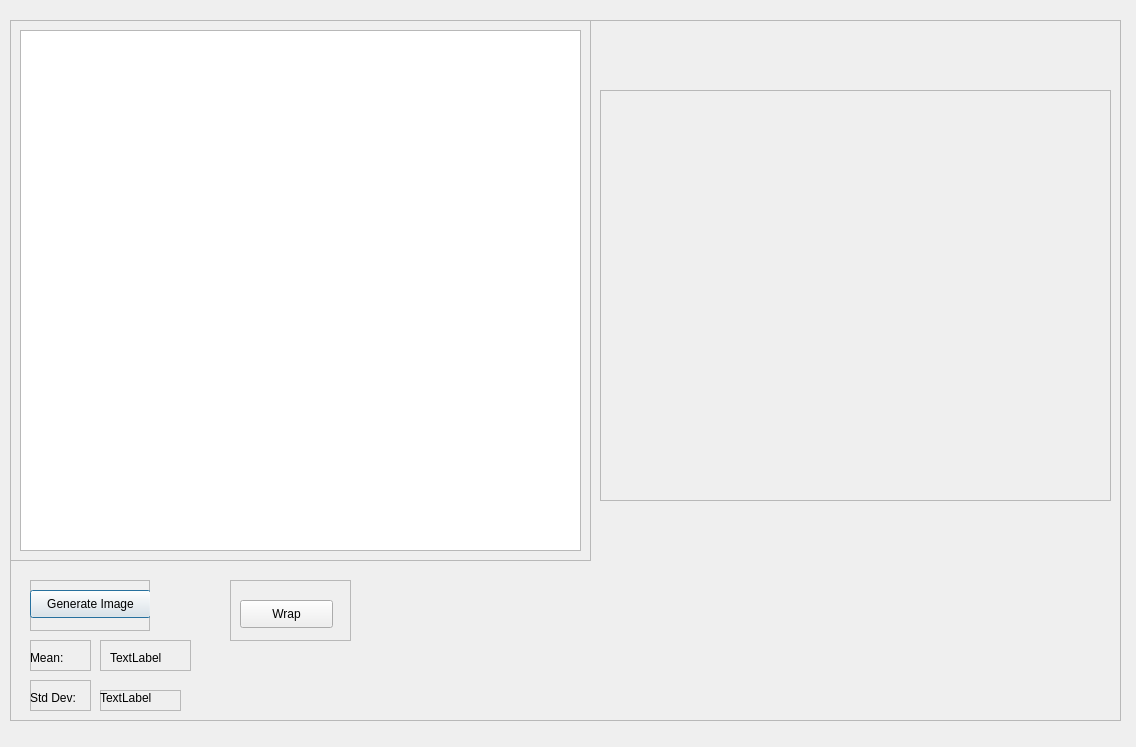
<?xml version="1.0" encoding="UTF-8"?>
<ui version="4.0">
 <class>Dialog</class>
 <widget class="QDialog" name="Dialog">
  <property name="geometry">
   <rect>
    <x>0</x>
    <y>0</y>
    <width>1136</width>
    <height>747</height>
   </rect>
  </property>
  <property name="windowTitle">
   <string>Dialog</string>
  </property>
  <widget class="QFrame" name="frame">
   <property name="geometry">
    <rect>
     <x>10</x>
     <y>20</y>
     <width>1111</width>
     <height>701</height>
    </rect>
   </property>
   <property name="frameShape">
    <enum>QFrame::StyledPanel</enum>
   </property>
   <property name="frameShadow">
    <enum>QFrame::Raised</enum>
   </property>
   <widget class="QFrame" name="frame_2">
    <property name="geometry">
     <rect>
      <x>590</x>
      <y>70</y>
      <width>511</width>
      <height>411</height>
     </rect>
    </property>
    <property name="frameShape">
     <enum>QFrame::StyledPanel</enum>
    </property>
    <property name="frameShadow">
     <enum>QFrame::Raised</enum>
    </property>
    <widget class="QWidget" name="gridLayoutWidget">
     <property name="geometry">
      <rect>
       <x>9</x>
       <y>10</y>
       <width>491</width>
       <height>391</height>
      </rect>
     </property>
     <layout class="QGridLayout" name="gridLayout"/>
    </widget>
   </widget>
   <widget class="QFrame" name="frame_3">
    <property name="geometry">
     <rect>
      <x>0</x>
      <y>0</y>
      <width>581</width>
      <height>541</height>
     </rect>
    </property>
    <property name="frameShape">
     <enum>QFrame::StyledPanel</enum>
    </property>
    <property name="frameShadow">
     <enum>QFrame::Raised</enum>
    </property>
    <widget class="QGraphicsView" name="graphicsView">
     <property name="geometry">
      <rect>
       <x>10</x>
       <y>10</y>
       <width>561</width>
       <height>521</height>
      </rect>
     </property>
    </widget>
   </widget>
   <widget class="QFrame" name="frame_4">
    <property name="geometry">
     <rect>
      <x>20</x>
      <y>560</y>
      <width>120</width>
      <height>51</height>
     </rect>
    </property>
    <property name="frameShape">
     <enum>QFrame::StyledPanel</enum>
    </property>
    <property name="frameShadow">
     <enum>QFrame::Raised</enum>
    </property>
    <widget class="QPushButton" name="btn_generate">
     <property name="geometry">
      <rect>
       <x>0</x>
       <y>10</y>
       <width>121</width>
       <height>28</height>
      </rect>
     </property>
     <property name="text">
      <string>Generate Image</string>
     </property>
    </widget>
   </widget>
   <widget class="QFrame" name="frame_5">
    <property name="geometry">
     <rect>
      <x>20</x>
      <y>620</y>
      <width>61</width>
      <height>31</height>
     </rect>
    </property>
    <property name="frameShape">
     <enum>QFrame::StyledPanel</enum>
    </property>
    <property name="frameShadow">
     <enum>QFrame::Raised</enum>
    </property>
    <widget class="QLabel" name="Mean">
     <property name="geometry">
      <rect>
       <x>0</x>
       <y>10</y>
       <width>81</width>
       <height>16</height>
      </rect>
     </property>
     <property name="text">
      <string>Mean:</string>
     </property>
    </widget>
   </widget>
   <widget class="QFrame" name="frame_6">
    <property name="geometry">
     <rect>
      <x>90</x>
      <y>620</y>
      <width>91</width>
      <height>31</height>
     </rect>
    </property>
    <property name="frameShape">
     <enum>QFrame::StyledPanel</enum>
    </property>
    <property name="frameShadow">
     <enum>QFrame::Raised</enum>
    </property>
    <widget class="QLabel" name="label_mean">
     <property name="geometry">
      <rect>
       <x>10</x>
       <y>10</y>
       <width>55</width>
       <height>16</height>
      </rect>
     </property>
     <property name="text">
      <string>TextLabel</string>
     </property>
    </widget>
   </widget>
   <widget class="QFrame" name="frame_7">
    <property name="geometry">
     <rect>
      <x>20</x>
      <y>660</y>
      <width>61</width>
      <height>31</height>
     </rect>
    </property>
    <property name="frameShape">
     <enum>QFrame::StyledPanel</enum>
    </property>
    <property name="frameShadow">
     <enum>QFrame::Raised</enum>
    </property>
    <widget class="QLabel" name="StdDev">
     <property name="geometry">
      <rect>
       <x>0</x>
       <y>10</y>
       <width>55</width>
       <height>16</height>
      </rect>
     </property>
     <property name="text">
      <string>Std Dev:</string>
     </property>
    </widget>
   </widget>
   <widget class="QFrame" name="frame_8">
    <property name="geometry">
     <rect>
      <x>90</x>
      <y>670</y>
      <width>81</width>
      <height>21</height>
     </rect>
    </property>
    <property name="frameShape">
     <enum>QFrame::StyledPanel</enum>
    </property>
    <property name="frameShadow">
     <enum>QFrame::Raised</enum>
    </property>
    <widget class="QLabel" name="label_stddev">
     <property name="geometry">
      <rect>
       <x>0</x>
       <y>0</y>
       <width>55</width>
       <height>16</height>
      </rect>
     </property>
     <property name="text">
      <string>TextLabel</string>
     </property>
    </widget>
   </widget>
   <widget class="QFrame" name="frame_9">
    <property name="geometry">
     <rect>
      <x>220</x>
      <y>560</y>
      <width>121</width>
      <height>61</height>
     </rect>
    </property>
    <property name="frameShape">
     <enum>QFrame::StyledPanel</enum>
    </property>
    <property name="frameShadow">
     <enum>QFrame::Raised</enum>
    </property>
    <widget class="QPushButton" name="wrapbutton">
     <property name="geometry">
      <rect>
       <x>10</x>
       <y>20</y>
       <width>93</width>
       <height>28</height>
      </rect>
     </property>
     <property name="text">
      <string>Wrap</string>
     </property>
    </widget>
   </widget>
  </widget>
 </widget>
 <resources/>
 <connections/>
</ui>
